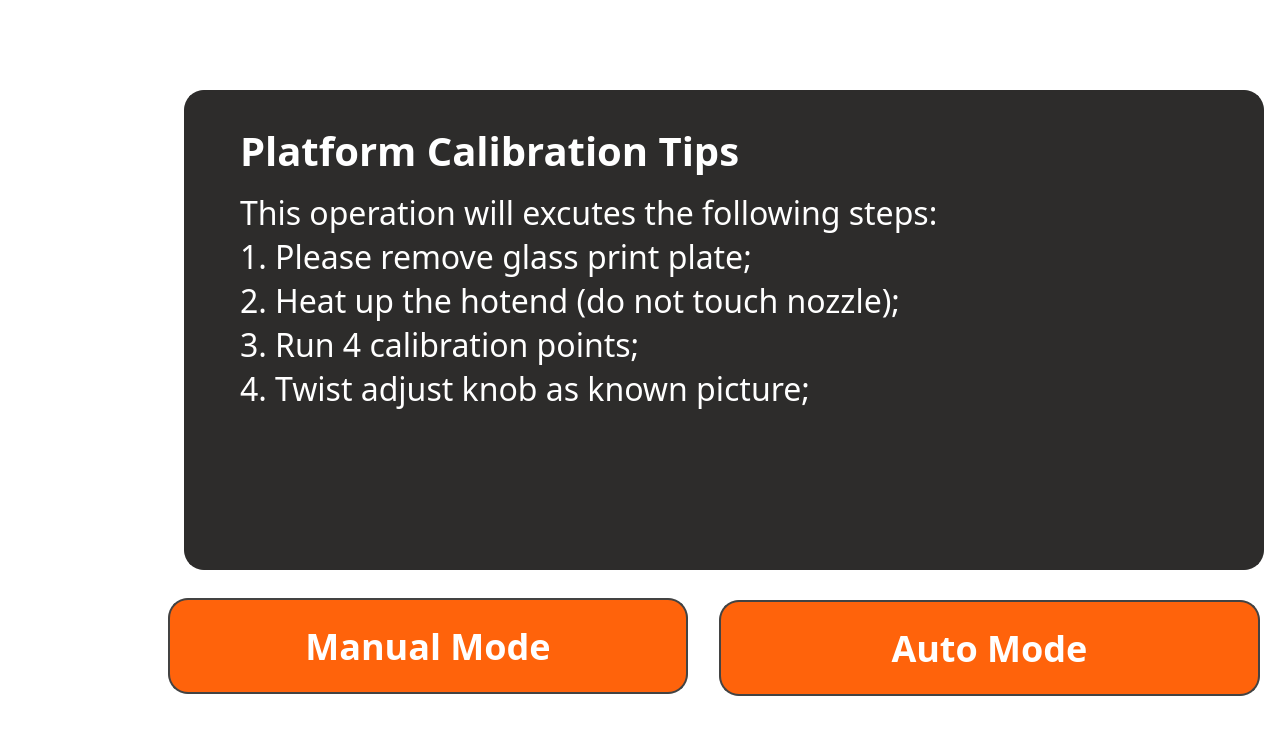
    <widget class="QWidget" name="page_PlatformCali_0">
     <property name="styleSheet">
      <string>color: rgba(255, 255, 255, 255);
font-size: 32px;
text-align: center;
font-family: Barlow;
background-color: rgba(255, 255, 255, 0);</string>
     </property>
     <widget class="QPushButton" name="pushButton_238">
      <property name="geometry">
       <rect>
        <x>0</x>
        <y>180</y>
        <width>160</width>
        <height>180</height>
       </rect>
      </property>
      <property name="styleSheet">
       <string notr="true">outline:none;image: url(:/image/FilamentInactive.png);border:none;</string>
      </property>
      <property name="text">
       <string/>
      </property>
     </widget>
     <widget class="QPushButton" name="pushButton_239">
      <property name="geometry">
       <rect>
        <x>0</x>
        <y>360</y>
        <width>160</width>
        <height>180</height>
       </rect>
      </property>
      <property name="styleSheet">
       <string notr="true">outline:none;image: url(:/image/ToolsActive(2).png);border:none;</string>
      </property>
      <property name="text">
       <string/>
      </property>
     </widget>
     <widget class="QPushButton" name="pushButton_240">
      <property name="geometry">
       <rect>
        <x>0</x>
        <y>0</y>
        <width>160</width>
        <height>180</height>
       </rect>
      </property>
      <property name="styleSheet">
       <string notr="true">outline:none;image: url(:/image/PrintInactive.png);border:none;</string>
      </property>
      <property name="text">
       <string/>
      </property>
     </widget>
     <widget class="QPushButton" name="pushButton_241">
      <property name="geometry">
       <rect>
        <x>0</x>
        <y>540</y>
        <width>160</width>
        <height>180</height>
       </rect>
      </property>
      <property name="styleSheet">
       <string notr="true">outline:none;image: url(:/image/AboutInactive.png);border:none;</string>
      </property>
      <property name="text">
       <string/>
      </property>
     </widget>
     <widget class="QPushButton" name="pushButton_242">
      <property name="geometry">
       <rect>
        <x>719</x>
        <y>600</y>
        <width>541</width>
        <height>96</height>
       </rect>
      </property>
      <property name="font">
       <font>
        <family>Barlow</family>
        <pointsize>-1</pointsize>
        <weight>75</weight>
        <bold>true</bold>
       </font>
      </property>
      <property name="styleSheet">
       <string notr="true">QPushButton{
	outline:none;border-radius: 20px;
	background-color: rgb(255, 99, 11);
	color: rgba(255, 255, 255, 255);
	font-size: 36px;
	text-align: center;
	font-family: Barlow;
	border: 2px solid rgba(67, 67, 67, 255);font-weight: bold;
	font-family:Barlow;
}

QPushButton::pressed{
	outline:none;border-radius: 20px;
	background-color: rgb(245, 166, 35);
	color: rgba(255, 255, 255, 255);
	font-size: 36px;
	text-align: center;
	font-family: Barlow;
	border: 2px solid rgba(67, 67, 67, 255);font-weight: bold;
	font-family:Barlow;
}

QPushButton::disabled{
	outline:none;border-radius: 20px;
	background-color: rgb(33, 35, 38);
	color: rgba(255, 255, 255, 255);
	font-size: 36px;
	text-align: center;
	font-family: Barlow;
	border: 2px solid rgba(67, 67, 67, 255);font-weight: bold;
	font-family:Barlow;
}</string>
      </property>
      <property name="text">
       <string>Auto Mode</string>
      </property>
     </widget>
     <widget class="QPushButton" name="pushButton_243">
      <property name="geometry">
       <rect>
        <x>168</x>
        <y>598</y>
        <width>520</width>
        <height>96</height>
       </rect>
      </property>
      <property name="font">
       <font>
        <family>Barlow</family>
        <pointsize>-1</pointsize>
        <weight>75</weight>
        <bold>true</bold>
       </font>
      </property>
      <property name="styleSheet">
       <string notr="true">QPushButton{
	outline:none;border-radius: 20px;
	background-color: rgb(255, 99, 11);
	color: rgba(255, 255, 255, 255);
	font-size: 36px;
	text-align: center;
	font-family: Barlow;
	border: 2px solid rgba(67, 67, 67, 255);font-weight: bold;
	font-family:Barlow;
}

QPushButton::pressed{
	outline:none;border-radius: 20px;
	background-color: rgb(245, 166, 35);
	color: rgba(255, 255, 255, 255);
	font-size: 36px;
	text-align: center;
	font-family: Barlow;
	border: 2px solid rgba(67, 67, 67, 255);font-weight: bold;
	font-family:Barlow;
}

QPushButton::disabled{
	outline:none;border-radius: 20px;
	background-color: rgb(33, 35, 38);
	color: rgba(255, 255, 255, 255);
	font-size: 36px;
	text-align: center;
	font-family: Barlow;
	border: 2px solid rgba(67, 67, 67, 255);font-weight: bold;
	font-family:Barlow;
}</string>
      </property>
      <property name="text">
       <string>Manual Mode</string>
      </property>
     </widget>
     <widget class="QLabel" name="label_115">
      <property name="geometry">
       <rect>
        <x>184</x>
        <y>90</y>
        <width>1080</width>
        <height>480</height>
       </rect>
      </property>
      <property name="styleSheet">
       <string notr="true">color: rgba(16, 16, 16, 255);
font-size: 28px;
text-align: left;
font-family: Roboto;
background-color: rgb(45, 44, 43);
border: 2px solid rgba(45, 44, 43, 255);
border-radius: 20px;</string>
      </property>
      <property name="text">
       <string>&lt;html&gt;&lt;head/&gt;&lt;body&gt;&lt;p align=&quot;right&quot;&gt;&lt;br/&gt;&lt;/p&gt;&lt;/body&gt;&lt;/html&gt;</string>
      </property>
     </widget>
     <widget class="QLabel" name="label_61">
      <property name="geometry">
       <rect>
        <x>240</x>
        <y>190</y>
        <width>960</width>
        <height>340</height>
       </rect>
      </property>
      <property name="styleSheet">
       <string notr="true">color: rgba(255, 255, 255, 255);
font-size: 32px;
text-align: center;
font-family: Barlow;
background-color: rgba(255, 255, 255, 0);</string>
      </property>
      <property name="text">
       <string>This operation will excutes the following steps:
1. Please remove glass print plate;
2. Heat up the hotend (do not touch nozzle);
3. Run 4 calibration points;
4. Twist adjust knob as known picture;
</string>
      </property>
      <property name="alignment">
       <set>Qt::AlignLeading|Qt::AlignLeft|Qt::AlignTop</set>
      </property>
     </widget>
     <widget class="QLabel" name="label_79">
      <property name="geometry">
       <rect>
        <x>240</x>
        <y>120</y>
        <width>960</width>
        <height>60</height>
       </rect>
      </property>
      <property name="font">
       <font>
        <family>Barlow</family>
        <pointsize>-1</pointsize>
        <weight>75</weight>
        <bold>true</bold>
       </font>
      </property>
      <property name="styleSheet">
       <string notr="true">color: rgba(255, 255, 255, 255);
font-size: 40px;
text-align: center;
font-family: Barlow;
background-color: rgba(255, 255, 255, 0);
font-weight: bold;
font-family:Barlow;</string>
      </property>
      <property name="text">
       <string>Platform Calibration Tips</string>
      </property>
     </widget>
    </widget>
